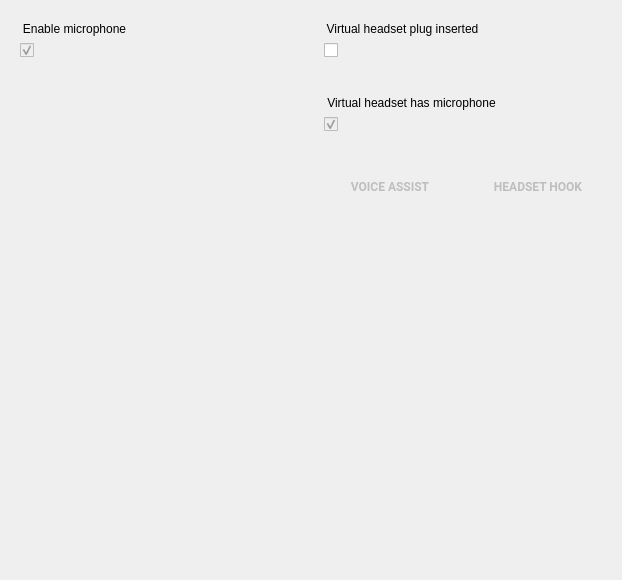
<?xml version="1.0" encoding="UTF-8"?>
<ui version="4.0">
 <class>MicrophonePage</class>
 <widget class="QWidget" name="MicrophonePage">
  <property name="geometry">
   <rect>
    <x>0</x>
    <y>0</y>
    <width>622</width>
    <height>580</height>
   </rect>
  </property>
  <property name="windowTitle">
   <string>Form</string>
  </property>
  <widget class="QGroupBox" name="mic_insertedLabel">
   <property name="geometry">
    <rect>
     <x>324</x>
     <y>20</y>
     <width>251</width>
     <height>24</height>
    </rect>
   </property>
   <property name="styleSheet">
    <string notr="true">border: 0px;</string>
   </property>
   <property name="title">
    <string>Virtual headset plug inserted</string>
   </property>
   <property name="ColorGroup" stdset="0">
    <string notr="true">Title</string>
   </property>
  </widget>
  <widget class="QCheckBox" name="mic_inserted">
   <property name="geometry">
    <rect>
     <x>324</x>
     <y>38</y>
     <width>211</width>
     <height>24</height>
    </rect>
   </property>
   <property name="iconSize">
    <size>
     <width>24</width>
     <height>24</height>
    </size>
   </property>
   <property name="checked">
    <bool>false</bool>
   </property>
   <property name="ColorGroup" stdset="0">
    <string>Toggle</string>
   </property>
   <property name="report_metrics" stdset="0">
    <bool>false</bool>
   </property>
  </widget>
  <widget class="QCheckBox" name="mic_hasMic">
   <property name="enabled">
    <bool>false</bool>
   </property>
   <property name="geometry">
    <rect>
     <x>324</x>
     <y>112</y>
     <width>211</width>
     <height>24</height>
    </rect>
   </property>
   <property name="iconSize">
    <size>
     <width>24</width>
     <height>24</height>
    </size>
   </property>
   <property name="checked">
    <bool>true</bool>
   </property>
   <property name="ColorGroup" stdset="0">
    <string>Toggle</string>
   </property>
   <property name="report_metrics" stdset="0">
    <bool>false</bool>
   </property>
  </widget>
  <widget class="QGroupBox" name="mic_hasMicLabel">
   <property name="geometry">
    <rect>
     <x>324</x>
     <y>94</y>
     <width>251</width>
     <height>24</height>
    </rect>
   </property>
   <property name="styleSheet">
    <string notr="true">border: 0px;</string>
   </property>
   <property name="title">
    <string>Virtual headset has microphone</string>
   </property>
   <property name="ColorGroup" stdset="0">
    <string notr="true">Title</string>
   </property>
  </widget>
  <widget class="RaisedMaterialButton" name="mic_voiceAssistButton">
   <property name="enabled">
    <bool>false</bool>
   </property>
   <property name="geometry">
    <rect>
     <x>324</x>
     <y>168</y>
     <width>132</width>
     <height>36</height>
    </rect>
   </property>
   <property name="font">
    <font>
     <family>Roboto</family>
     <weight>75</weight>
     <bold>true</bold>
    </font>
   </property>
   <property name="text">
    <string>VOICE ASSIST</string>
   </property>
   <property name="flat">
    <bool>true</bool>
   </property>
   <property name="ColorGroup" stdset="0">
    <string>Button</string>
   </property>
   <property name="report_metrics" stdset="0">
    <bool>false</bool>
   </property>
  </widget>
  <widget class="RaisedMaterialButton" name="mic_hookButton">
   <property name="enabled">
    <bool>false</bool>
   </property>
   <property name="geometry">
    <rect>
     <x>472</x>
     <y>168</y>
     <width>132</width>
     <height>36</height>
    </rect>
   </property>
   <property name="font">
    <font>
     <family>Roboto</family>
     <weight>75</weight>
     <bold>true</bold>
    </font>
   </property>
   <property name="text">
    <string>HEADSET HOOK</string>
   </property>
   <property name="flat">
    <bool>true</bool>
   </property>
   <property name="ColorGroup" stdset="0">
    <string>Button</string>
   </property>
   <property name="report_metrics" stdset="0">
    <bool>false</bool>
   </property>
  </widget>
  <widget class="QGroupBox" name="mic_enableMicLabel">
   <property name="geometry">
    <rect>
     <x>20</x>
     <y>20</y>
     <width>251</width>
     <height>24</height>
    </rect>
   </property>
   <property name="styleSheet">
    <string notr="true">border: 0px;</string>
   </property>
   <property name="title">
    <string>Enable microphone</string>
   </property>
   <property name="ColorGroup" stdset="0">
    <string notr="true">Title</string>
   </property>
  </widget>
  <widget class="QCheckBox" name="mic_enableMic">
   <property name="enabled">
    <bool>false</bool>
   </property>
   <property name="geometry">
    <rect>
     <x>20</x>
     <y>38</y>
     <width>212</width>
     <height>24</height>
    </rect>
   </property>
   <property name="iconSize">
    <size>
     <width>24</width>
     <height>24</height>
    </size>
   </property>
   <property name="checked">
    <bool>true</bool>
   </property>
   <property name="ColorGroup" stdset="0">
    <string>Toggle</string>
   </property>
   <property name="report_metrics" stdset="0">
    <bool>false</bool>
   </property>
  </widget>
  <zorder>mic_insertedLabel</zorder>
  <zorder>mic_hasMicLabel</zorder>
  <zorder>mic_voiceAssistButton</zorder>
  <zorder>mic_hookButton</zorder>
  <zorder>mic_enableMicLabel</zorder>
  <zorder>mic_enableMic</zorder>
  <zorder>mic_inserted</zorder>
  <zorder>mic_hasMic</zorder>
 </widget>
 <customwidgets>
  <customwidget>
   <class>RaisedMaterialButton</class>
   <extends>QPushButton</extends>
   <header>android/skin/qt/raised-material-button.h</header>
  </customwidget>
 </customwidgets>
 <tabstops>
  <tabstop>mic_enableMic</tabstop>
  <tabstop>mic_inserted</tabstop>
  <tabstop>mic_hasMic</tabstop>
  <tabstop>mic_voiceAssistButton</tabstop>
  <tabstop>mic_hookButton</tabstop>
 </tabstops>
 <resources>
  <include location="../resources.qrc"/>
 </resources>
 <connections/>
</ui>
